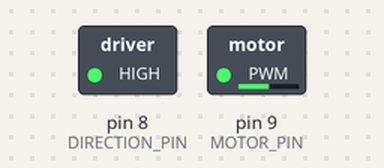
Recording of a sketch running on a simulated Arduino Uno, built with avr-gcc and run on an emulated ATmega328P. Shown: switched loads named in the sketch (green lamp = pin HIGH).

Above: at 0.05 s.
At 2.95 s:
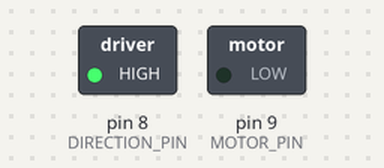
At 4.45 s:
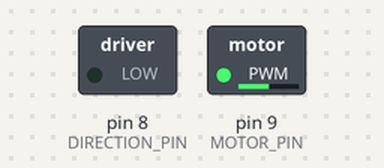
At 5.95 s:
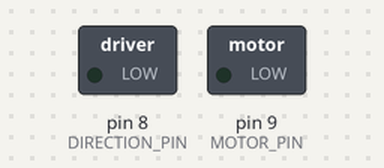
Timing chart, 0 to 7.8 s (numbered marks = the images above):
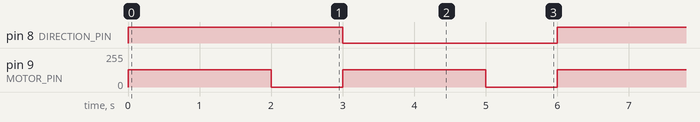

The sketch:

motor.ino
```cpp
// motor.ino - 모터 제어 코드
#define MOTOR_PIN 9  // 모터 PWM 제어 핀
#define DIRECTION_PIN 8 // 모터 방향 제어 핀

void setup() {
    pinMode(MOTOR_PIN, OUTPUT);
    pinMode(DIRECTION_PIN, OUTPUT);
}

void loop() {
    // 전진 (Forward)
    digitalWrite(DIRECTION_PIN, HIGH);
    analogWrite(MOTOR_PIN, 128);  // PWM 값: 50% 속도
    delay(2000);

    // 정지 (Stop)
    analogWrite(MOTOR_PIN, 0);
    delay(1000);

    // 후진 (Backward)
    digitalWrite(DIRECTION_PIN, LOW);
    analogWrite(MOTOR_PIN, 128);  // PWM 값: 50% 속도
    delay(2000);

    // 정지 (Stop)
    analogWrite(MOTOR_PIN, 0);
    delay(1000);
}
```

Measured:
- by itself, pin 8 (DIRECTION_PIN): alternates HIGH for 3.0 s and LOW for 3.0 s
- by itself, pin 9 (MOTOR_PIN): alternates 128/255 for 2.0 s and 0/255 for 1.0 s
